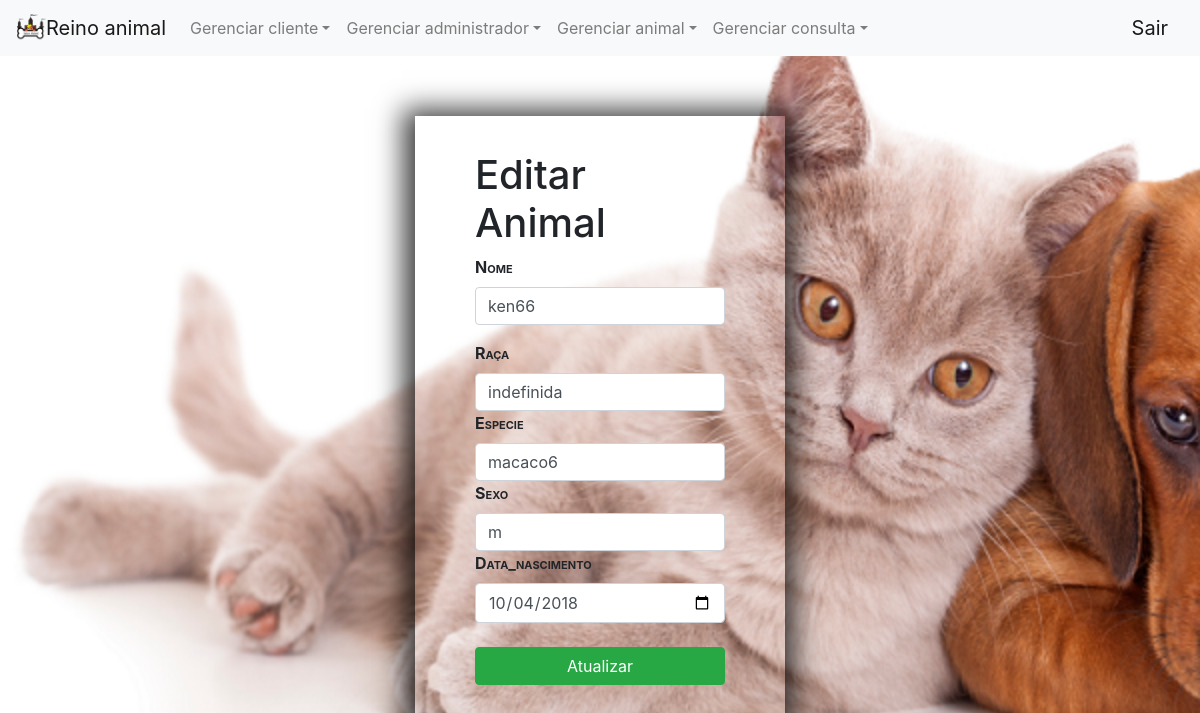
The app's page /PROJETO/Adm/editar/editar_animal.php?id=5 with its own data.
### tables this page shows
CREATE TABLE `animal` (
  `id_animal` int(11) NOT NULL,
  `especie` varchar(150) NOT NULL,
  `nome` varchar(200) NOT NULL,
  `id_cliente` int(11) NOT NULL,
  `raca` varchar(100) NOT NULL,
  `sexo` char(8) NOT NULL,
  `data_nascimento` date NOT NULL
);

### PROJETO/Adm/funcao/funcao_select.php (called while the page is built, shortened)
<?php
include("../conexao/fecha_conexao.php");
function select($tabela, $coluna = "*", $where = NULL, $ordem = NULL, $limite = NULL) {
    $sql = "SELECT {$coluna} FROM {$tabela} {$where} {$ordem} {$limite}";
    if ($conexao = connect()) {
        if ($query = mysqli_query($conexao, $sql)) {
            if (mysqli_num_rows($query) > 0) {
                $resultados_totais = array();
                while ($resultado = mysqli_fetch_assoc($query)) {
                    $resultados_totais[] = $resultado;
                }
                return $resultados_totais;
            } else {
                return false;
            }
        } else {
            return false;
        }
    } else {
        return false;
    }
}

### PROJETO/Adm/conexao/fecha_conexao.php (called while the page is built)
<?php
function fechaConexao($conexao){
   $fecha = mysqli_close($conexao);
   if(!$fecha){
       echo "Impossivel fechar a conexao";
       return false;
   }else{
       return true;
   }
}

### PROJETO/Adm/editar/editar_animal.php (the view, shortened to what this page needs)
<?php
include("../funcao/funcao_select.php");
$id = $_REQUEST['id'];
$consulta = select("animal", "*", "WHERE id_animal = '$id'", "ORDER BY nome ASC");
?>
<DOCTYPE html>
    <html lang="pt-br">
        <head>
            <link rel="stylesheet" href="https://maxcdn.bootstrapcdn.com/bootstrap/4.0.0/css/bootstrap.min.css">
            <link rel="stylesheet" type="text/css" href="css/estiloregistro.css">
        </head>
        <body>
    <nav class="navbar navbar-expand-lg navbar-light bg-light">
        <a class="navbar-brand" href="HomeVeterinario.php"><img src="../img/reino.png" alt="" width="30px" class="d-inline-block align-top" alt="">Reino animal</a>
        <div class="collapse navbar-collapse" id="navbarTogglerDemo01">
            <ul class="navbar-nav mr-auto mt-2 mt-lg-0">
                <li class="nav-item dropdown">
                    <a class="nav-link dropdown-toggle" href="#" id="dropdownMenuLink" data-toggle="dropdown" aria-haspopup="true" aria-expanded="false">Gerenciar cliente<span class="sr-only">(current)</span></a>
                </li>
                <li class="nav-item dropdown">
                    <a class="nav-link dropdown-toggle" href="#" id="dropdownMenuLink" data-toggle="dropdown" aria-haspopup="true" aria-expanded="false">Gerenciar administrador<span class="sr-only">(current)</span></a>
                </li>
                <li class="nav-item dropdown">
                    <a class="nav-link dropdown-toggle" href="#" id="dropdownMenuLink" data-toggle="dropdown" aria-haspopup="true" aria-expanded="false">Gerenciar animal<span class="sr-only">(current)</span></a>
                </li>
                 <li class="nav-item dropdown">
                        <a class="nav-link dropdown-toggle" href="#" id="dropdownMenuLink" data-toggle="dropdown" aria-haspopup="true" aria-expanded="false">Gerenciar consulta<span class="sr-only">(current)</span></a>
                    </li>
            </ul>
            <ul class="nav navbar-nav navbar-right">
                <a class="navbar-brand" href="../sessao/Logout.php"><img alt="" width="30px" class="d-inline-block align-top" alt="">Sair</a>
            </ul>
        </div>
    </nav>
            <header>
                <div class="container-fluid">
                    <div class="row">
                        <div class="col-md-4 col-sm-4 col-xs-12"></div>
                        <div class="col-md-4 col-sm-4 col-xs-12">
                            <?php
                            if ($consulta == true) {
                                for ($i = 0; $i < count($consulta); $i++) {
                                    ?>
                                    <form name = "login_sys" class = "login" action = "../atualizar/atualizar_animal.php" method = "POST">
                                        <h1>
                                            Editar Animal
                                        </h1>
                                        <div class = "form-group">
                                            <label>Nome</label>
                                            <input type = "text" name = "nome"class = "form-control" placeholder = "Nome" value="<?php echo $consulta[$i]['nome'];?>"required>
                                        </div>
                                        <div>
                                            <label>Raça</label>
                                            <input type = "text" name = "raca" class = "form-control" placeholder = "Raca" value="<?php echo $consulta[$i]['raca'];?>"required>
                                        </div>
                                        <div>
                                            <label>Especie</label>
                                            <input type = "text" name = "especie" class = "form-control"  placeholder = "Especie" value="<?php echo $consulta[$i]['especie'];?>"required>
                                        </div>
                                        <div>
                                            <label>Sexo</label>
                                            <input type = "number_format" class = "form-control" name = "sexo" placeholder = "sexo" value="<?php echo $consulta[$i]['sexo'];?>"required>
                                        </div>
                                        <div>
                                            <label>Data_nascimento</label>
                                            <input type = "date" name = "data_nascimento" class = "form-control" placeholder = "data" value="<?php echo $consulta[$i]['data_nascimento'];?>"required>
                                        </div>
                                        <br/>
                                        <div>
                                            <button type = "submit" value = "Atualizar" method = "post" class = "btn btn-primary btn-success btn-block">Atualizar</button>
                                        </div>
                                    </form>
                                    <?php
                                }
                            } else {
                                echo "Nenhum dado encontrado!";
                            }
                            ?>
                        </div>
                        <div class = "col-md-4 col-sm-4 col-xs-12"></div>
                    </div>
                </div>
            </header>
        </body>
    </html>

### Administrador/css/estiloregistro.css (style rules this page uses)
.login { border: 0px solid #fff; padding: 35px 60px; -webkit-box-shadow: -1px 4px 26px 11px rgba(0,0,0,0.75); -moz-box-shadow: -1px 4px 26px 11px rgba(0,0,0,0.75); box-shadow: -1px 4px 26px 11px rgba(0,0,0,0.75); }
body { background: url('../img/animal.png'); background-size: cover; background-repeat: no-repeat; background-attachment: fixed; }
label { font-variant: small-caps; font-weight: 700; }
form { margin-top: 60px; }

### records on screen
animal: nome "ken66", raca "indefinida", especie "macaco6", sexo "m", data_nascimento "10/04/2018"
